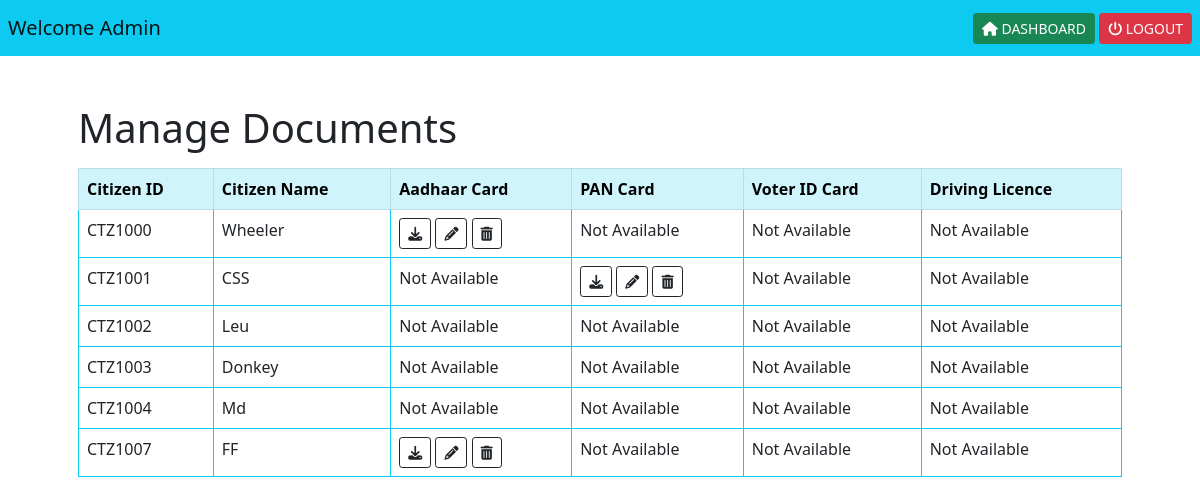
Before: /admin/manage-doc with the older database file.
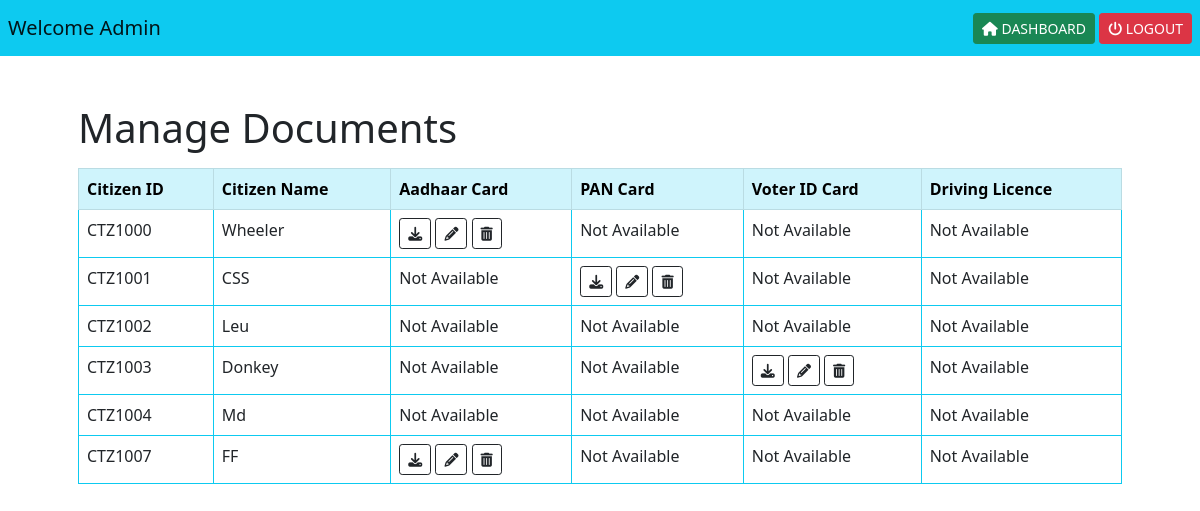
After: the same page with the newer database file.
### tables this page shows
CREATE TABLE citizen (citizen_id TEXT (10) PRIMARY KEY UNIQUE NOT NULL, name TEXT (30) NOT NULL, email TEXT (30) NOT NULL, contact TEXT (10) NOT NULL, address TEXT (100) NOT NULL, dob DATE NOT NULL, gender TEXT (20) NOT NULL, image BLOB, aadhaar_id BLOB, pan_id BLOB, voter_id BLOB, driving_id BLOB, password TEXT (30), aadhaar_key TEXT (20), pan_key TEXT (20), voter_key TEXT (20), driving_key TEXT (20));

### app.py (the view)
@app.route('/admin/manage-doc')
def manageDoc():
    doc_list = getDocDetails()
    return render_template("admin-manage-doc.html", doc_list=doc_list)

### Python/admin_manageDoc.py (called while the page is built)
def getDocDetails():
    try:
        conn = sql.connect("database/pocket-certificate-db.db")
        print("Conection made with the database")
        conn.row_factory = sql.Row
        curr = conn.cursor()
        print("Cursor created")
        query = "SELECT citizen_id,name,aadhaar_id,pan_id,voter_id,driving_id FROM citizen"
        curr.execute(query)
        row = curr.fetchall()
        return row
    except Exception as e:
        print("ERROR : ",e)
        return "Error in fetching citizen details"
    finally:
        curr.close()
        conn.close()

### templates/admin-manage-doc.html (shortened to what this page needs)
{% extends "layout.html" %}  {% block content %}
<nav class="navbar navbar-light bg-info p-2">
  <a href="#" class="navbar-brand">Welcome Admin</a>
  <div class="float-end">
    <a href="/admin/dashboard" class="btn btn-sm btn-success" role="button"
      ><i class="fas fa-home"></i> DASHBOARD</a
    >
    <a href="#" class="btn btn-sm btn-danger" role="button"
      ><i class="fas fa-power-off"></i> LOGOUT</a
    >
  </div>
</nav>
<div class="container p-5">
  <h1 class="pb-2">Manage Documents</h1>
  <table class="table table-hover table-bordered border-info">
    <thead class="table-info">
      <tr>
        <td><strong>Citizen ID</strong></td>
        <td><strong>Citizen Name</strong></td>
        <td><strong>Aadhaar Card</strong></td>
        <td><strong>PAN Card</strong></td>
        <td><strong>Voter ID Card</strong></td>
        <td><strong>Driving Licence</strong></td>
      </tr>
    </thead>
    <tbody>
      {% for doc in doc_list %}
      <tr>
        <td>{{ doc["citizen_id"] }}</td>
        <td>{{ doc["name"] }}</td>
        <td>
          {% if doc["aadhaar_id"]==None %} Not Available {% else %}
          <a href="/downloads/aadhaar_id/{{doc['citizen_id']}}" class="btn btn-sm btn-outline-dark"
            ><i class="fas fa-download"></i
          ></a>
          <a href="#" class="btn btn-sm btn-outline-dark"
            ><i class="fas fa-pencil-alt"></i
          ></a>
          <a href="#" class="btn btn-sm btn-outline-dark"
            ><i class="fas fa-trash-alt"></i
          ></a>
          {% endif %}
        </td>
        <td>
          {% if doc["pan_id"]==None %} Not Available {% else %}
          <a href="/downloads/pan_id/{{doc['citizen_id']}}" class="btn btn-sm btn-outline-dark"
            ><i class="fas fa-download"></i
          ></a>
          <a href="#" class="btn btn-sm btn-outline-dark"
            ><i class="fas fa-pencil-alt"></i
          ></a>
          <a href="#" class="btn btn-sm btn-outline-dark"
            ><i class="fas fa-trash-alt"></i
          ></a>
          {% endif %}
        </td>
        <td>
          {% if doc["voter_id"]==None %} Not Available {% else %}
          <a href="/downloads/voter_id/{{doc['citizen_id']}}" class="btn btn-sm btn-outline-dark"
            ><i class="fas fa-download"></i
          ></a>
          <a href="#" class="btn btn-sm btn-outline-dark"
            ><i class="fas fa-pencil-alt"></i
          ></a>
          <a href="#" class="btn btn-sm btn-outline-dark"
            ><i class="fas fa-trash-alt"></i
          ></a>
          {% endif %}
        </td>
        <td>
          {% if doc["driving_id"]==None %} Not Available {% endif %}
        </td>
      </tr>
      {% endfor %}
    </tbody>
  </table>
</div>
{% endblock %}

Changed rows visible on the page:
changed citizen "CTZ1003": no longer shows "Not Available"
